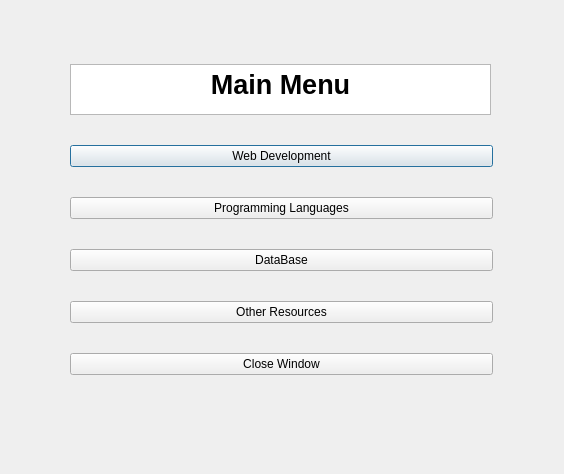
<?xml version="1.0" encoding="UTF-8"?>
<ui version="4.0">
 <class>MainMenu</class>
 <widget class="QDialog" name="MainMenu">
  <property name="geometry">
   <rect>
    <x>0</x>
    <y>0</y>
    <width>564</width>
    <height>474</height>
   </rect>
  </property>
  <property name="windowTitle">
   <string>Dialog</string>
  </property>
  <widget class="QWidget" name="verticalLayoutWidget">
   <property name="geometry">
    <rect>
     <x>70</x>
     <y>40</y>
     <width>423</width>
     <height>361</height>
    </rect>
   </property>
   <layout class="QVBoxLayout" name="verticalLayout">
    <item>
     <widget class="QTextBrowser" name="textBrowser">
      <property name="minimumSize">
       <size>
        <width>421</width>
        <height>51</height>
       </size>
      </property>
      <property name="maximumSize">
       <size>
        <width>421</width>
        <height>51</height>
       </size>
      </property>
      <property name="html">
       <string>&lt;!DOCTYPE HTML PUBLIC &quot;-//W3C//DTD HTML 4.0//EN&quot; &quot;http://www.w3.org/TR/REC-html40/strict.dtd&quot;&gt;
&lt;html&gt;&lt;head&gt;&lt;meta name=&quot;qrichtext&quot; content=&quot;1&quot; /&gt;&lt;meta charset=&quot;utf-8&quot; /&gt;&lt;style type=&quot;text/css&quot;&gt;
p, li { white-space: pre-wrap; }
&lt;/style&gt;&lt;/head&gt;&lt;body style=&quot; font-family:'Segoe UI'; font-size:9pt; font-weight:400; font-style:normal;&quot;&gt;
&lt;p align=&quot;center&quot; style=&quot; margin-top:0px; margin-bottom:0px; margin-left:0px; margin-right:0px; -qt-block-indent:0; text-indent:0px;&quot;&gt;&lt;span style=&quot; font-family:'MS Shell Dlg 2'; font-size:20pt; font-weight:700;&quot;&gt;Main Menu&lt;/span&gt;&lt;/p&gt;&lt;/body&gt;&lt;/html&gt;</string>
      </property>
     </widget>
    </item>
    <item>
     <widget class="QPushButton" name="pushButton">
      <property name="text">
       <string>Web Development</string>
      </property>
     </widget>
    </item>
    <item>
     <widget class="QPushButton" name="pushButton_2">
      <property name="text">
       <string>Programming Languages</string>
      </property>
     </widget>
    </item>
    <item>
     <widget class="QPushButton" name="pushButton_3">
      <property name="text">
       <string>DataBase</string>
      </property>
     </widget>
    </item>
    <item>
     <widget class="QPushButton" name="pushButton_4">
      <property name="text">
       <string>Other Resources</string>
      </property>
     </widget>
    </item>
    <item>
     <widget class="QPushButton" name="pushButton_5">
      <property name="text">
       <string>Close Window</string>
      </property>
     </widget>
    </item>
   </layout>
  </widget>
 </widget>
 <resources/>
 <connections/>
</ui>
